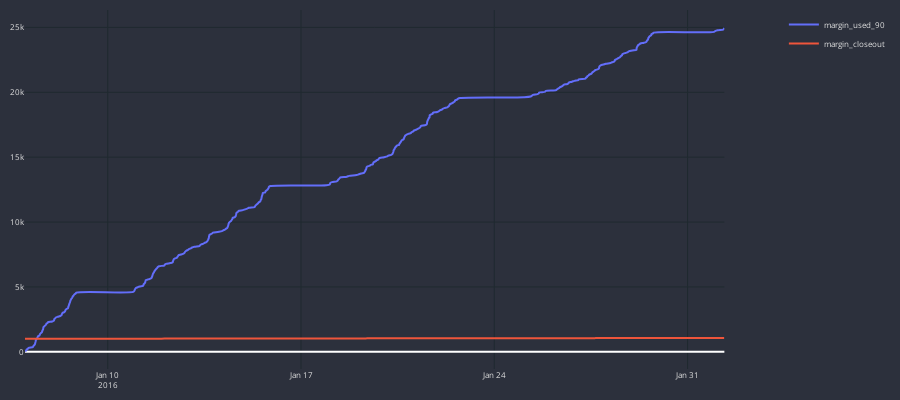

Notebook code cell kept with this figure:
### Code cell
cp = CandlePlot(results, candles=False)
cp.show_plot(line_traces=['margin_used_90', 'margin_closeout'])

### Figure 1 — Plotly figure (JSON) as saved in the notebook; plotly's stock layout.template omitted (floating-point values rounded to 4 significant figures; data arrays with more than 128 entries replaced by an {"elided": "..."} marker saying what was removed)
{"data": [{"line": {"shape": "spline", "width": 2}, "name": "margin_used_90", "type": "scatter", "x": {"elided": "416 str values"}, "xaxis": "x", "y": {"elided": "416 float values"}, "yaxis": "y"}, {"line": {"shape": "spline", "width": 2}, "name": "margin_closeout", "type": "scatter", "x": {"elided": "416 str values"}, "xaxis": "x", "y": {"elided": "416 float values"}, "yaxis": "y"}], "layout": {"font": {"color": "#e1e1e1", "size": 8}, "height": 400, "margin": {"b": 10, "l": 10, "r": 10, "t": 10}, "paper_bgcolor": "#2c303c", "plot_bgcolor": "#2c303c", "width": 900, "xaxis": {"anchor": "y", "domain": [0, 0.94], "gridcolor": "#1f292f", "nticks": 5, "rangeslider": {"visible": false}}, "yaxis": {"anchor": "x", "domain": [0, 1], "gridcolor": "#1f292f"}, "yaxis2": {"anchor": "x", "gridcolor": "#1f292f", "overlaying": "y", "side": "right"}}}
